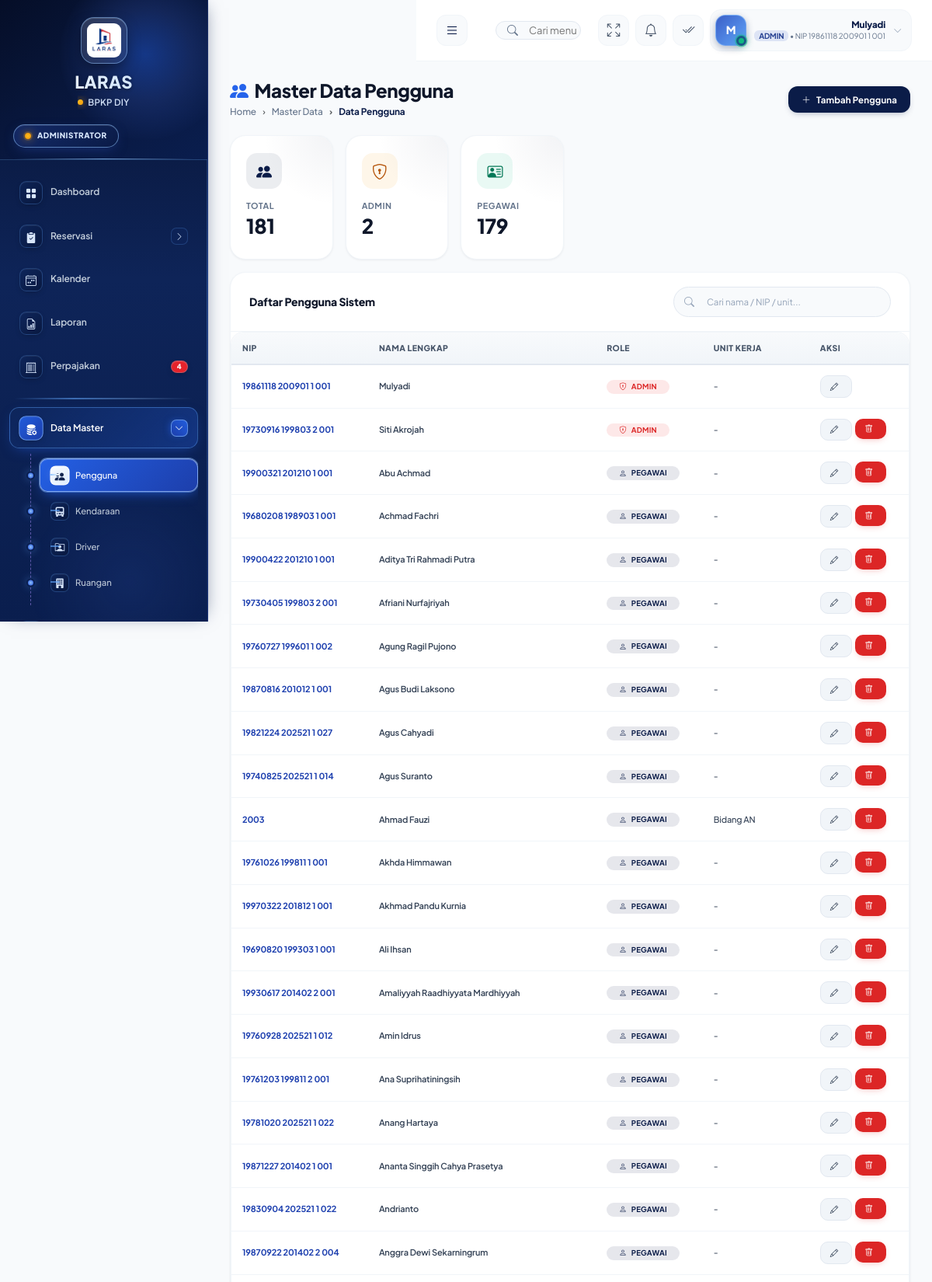
Page /master/users.php (signed in, upper part) on the committed database.
### tables this page shows
CREATE TABLE `users` (
  `id` int NOT NULL,
  `nip` varchar(50) NOT NULL,
  `nama_lengkap` varchar(150) NOT NULL,
  `password` varchar(255) NOT NULL,
  `unit_kerja` varchar(100) DEFAULT NULL,
  `no_hp` varchar(20) DEFAULT NULL,
  `role` enum('admin','pegawai') NOT NULL DEFAULT 'pegawai',
  `created_at` timestamp NULL DEFAULT CURRENT_TIMESTAMP,
  `updated_at` timestamp NULL DEFAULT CURRENT_TIMESTAMP ON UPDATE CURRENT_TIMESTAMP
);

### config.php (called while the page is built, shortened)
<?php
function base_url($path = '') {
    $b = rtrim(BASE_URL, '/') . '/';
    $p = ltrim((string)$path, '/');
    $full = $b . $p;
    $full = preg_replace('#(?<!:)(/)/+#', '$1', $full);
    $full = preg_replace('#(/[^/]+/)\1+#', '$1', $full);
    return $full;
}
function is_logged_in() {
    return isset($_SESSION['user_id']);
}
function current_user() {
    return [
        'id' => $_SESSION['user_id'] ?? 0,
        'nip' => $_SESSION['user_nip'] ?? '',
        'nama' => $_SESSION['user_nama'] ?? 'Pengguna',
        'role' => $_SESSION['user_role'] ?? 'pegawai',
        'unit_kerja' => $_SESSION['user_unit'] ?? null
    ];
}
function sanitize($data) {
    if ($data === null) {
        return '';
    }
    return htmlspecialchars(trim((string)$data), ENT_QUOTES, 'UTF-8');
}

### db.php (called while the page is built, shortened)
<?php
require_once __DIR__ . '/config.php';
class Database {
    private $host = DB_HOST;
    private $user = DB_USER;
    private $pass = DB_PASS;
    private $name = DB_NAME;
    private $conn;
    private static $instance = null;
    public function __construct() {
        try {
            $dsn = "mysql:host={$this->host};dbname={$this->name};charset=utf8mb4";
            $this->conn = new PDO($dsn, $this->user, $this->pass, [
                PDO::ATTR_ERRMODE => PDO::ERRMODE_EXCEPTION,
                PDO::ATTR_DEFAULT_FETCH_MODE => PDO::FETCH_ASSOC,
                PDO::ATTR_EMULATE_PREPARES => false
            ]);
        } catch (PDOException $e) {
            die('Koneksi database gagal: ' . $e->getMessage());
        }
    }
    public static function getInstance() {
        if (self::$instance === null) {
            self::$instance = new self();
        }
        return self::$instance;
    }
    public function query($sql, $params = []) {
        $stmt = $this->conn->prepare($sql);
        $stmt->execute($params);
        return $stmt;
    }
    public function fetchAll($sql, $params = []) {
        return $this->query($sql, $params)->fetchAll();
    }
    public function fetchOne($sql, $params = []) {
        $result = $this->fetchAll($sql, $params);
        return $result ? $result[0] : null;
    }
    public function count($table, $where = '1=1', $params = []) {
        $sql = "SELECT COUNT(*) as total FROM {$table} WHERE {$where}";
        $result = $this->fetchOne($sql, $params);
        return (int) ($result['total'] ?? 0);
    }
}
function db() {
    return Database::getInstance();
}

### master/users.php (the view, shortened to what this page needs)
<?php
require_once __DIR__ . '/../partials/header.php';
$search = sanitize($_GET['search'] ?? '');
$where = '1=1'; $p = [];
$users = db()->fetchAll("SELECT * FROM users WHERE {$where} ORDER BY role, nama_lengkap", $p);
$jmlAdmin = db()->count('users', "role = 'admin'");
$jmlPegawai = db()->count('users', "role = 'pegawai'");
?>
<div class="page-header d-flex flex-wrap align-items-center justify-content-between" style="gap:12px">
    <div>
        <h4><i class="bi bi-people-fill me-2" style="color:#2563eb"></i>Master Data Pengguna</h4>
        <nav class="breadcrumb">
            <a class="breadcrumb-item" href="<?= base_url('dashboard.php') ?>">Home</a>
            <a class="breadcrumb-item" href="#">Master Data</a>
            <span class="breadcrumb-item active">Data Pengguna</span>
        </nav>
    </div>
    <button class="btn btn-primary" data-bs-toggle="modal" data-bs-target="#tambahModal">
        <i class="bi bi-plus-lg"></i> Tambah Pengguna
    </button>
</div>
<div class="row g-3 mb-3">
    <div class="col-md-2 col-6"><div class="stat-card"><div class="stat-icon blue"><i class="bi bi-people-fill"></i></div><div class="stat-label">Total</div><div class="stat-value"><?= count($users) ?></div></div></div>
    <div class="col-md-2 col-6"><div class="stat-card"><div class="stat-icon amber"><i class="bi bi-shield-lock"></i></div><div class="stat-label">Admin</div><div class="stat-value"><?= $jmlAdmin ?></div></div></div>
    <div class="col-md-2 col-6"><div class="stat-card"><div class="stat-icon green"><i class="bi bi-person-vcard"></i></div><div class="stat-label">Pegawai</div><div class="stat-value"><?= $jmlPegawai ?></div></div></div>
</div>
<div class="card">
    <div class="card-header flex-wrap gap-2">
        <h6 class="card-title">Daftar Pengguna Sistem</h6>
        <form method="GET" action="<?= base_url('master/users.php') ?>" class="search-wrapper" style="width:280px">
            <input type="text" class="form-control search-input" name="search" placeholder="Cari nama / NIP / unit..." value="<?= $search ?>">
        </form>
    </div>
    <div class="card-body p-0">
        <div class="table-responsive">
            <table class="table table-sm mb-0">
                <thead>
                    <tr><th>NIP</th><th>Nama Lengkap</th><th>Role</th><th>Unit Kerja</th><th>Aksi</th></tr>
                </thead>
                <tbody>
                    <?php foreach ($users as $u): ?>
                    <tr>
                        <td style="font-weight:700;color:#1e40af;font-size:11px"><?= $u['nip'] ?></td>
                        <td style="font-weight:600;font-size:11px"><?= $u['nama_lengkap'] ?></td>
                        <td>
                            <?php if ($u['role'] === 'admin'): ?>
                                <span class="badge bg-danger rounded-pill px-3 py-1" style="font-size:9.5px"><i class="bi bi-shield-lock me-1"></i> ADMIN</span>
                            <?php else: ?>
                                <span class="badge bg-primary rounded-pill px-3 py-1" style="font-size:9.5px"><i class="bi bi-person me-1"></i> PEGAWAI</span>
                            <?php endif; ?>
                        </td>
                        <td style="font-size:11px"><?= $u['unit_kerja'] ?: '-' ?></td>
                        <td>
                            <div class="d-flex gap-1">
                                <button class="btn btn-sm btn-secondary" onclick="editUser(<?= $u['id'] ?>, '<?= sanitize($u['nip']) ?>', '<?= sanitize($u['nama_lengkap']) ?>', '<?= sanitize($u['role']) ?>', '<?= sanitize($u['unit_kerja']) ?>')"><i class="bi bi-pencil"></i></button>
                                <?php if ($u['id'] != $user['id']): ?>
                                <form method="POST" action="<?= base_url('master/users.php') ?>" onsubmit="return confirm('Yakin hapus pengguna ini?')" style="display:inline">
                                    <button class="btn btn-sm btn-danger"><i class="bi bi-trash"></i></button>
                                </form>
                                <?php endif; ?>
                            </div>
                        </td>
                    </tr>
                    <?php endforeach; ?>
                </tbody>
            </table>
        </div>
    </div>
</div>
<?php require_once __DIR__ . '/../partials/footer.php' ?>

### rows in the picture
users: nip "19861118 200901 1 001", nama_lengkap "Mulyadi", role "admin" (drawn), unit_kerja "-"
users: nip "19730916 199803 2 001", nama_lengkap "Siti Akrojah", role "admin" (drawn), unit_kerja "-"
users: nip "19900321 201210 1 001", nama_lengkap "Abu Achmad", role "pegawai" (drawn), unit_kerja "-"
users: nip "19680208 198903 1 001", nama_lengkap "Achmad Fachri", role "pegawai" (drawn), unit_kerja "-"
users: nip "19900422 201210 1 001", nama_lengkap "Aditya Tri Rahmadi Putra", role "pegawai" (drawn), unit_kerja "-"
users: nip "19730405 199803 2 001", nama_lengkap "Afriani Nurfajriyah", role "pegawai" (drawn), unit_kerja "-"
users: nip "19760727 199601 1 002", nama_lengkap "Agung Ragil Pujono", role "pegawai" (drawn), unit_kerja "-"
users: nip "19870816 201012 1 001", nama_lengkap "Agus Budi Laksono", role "pegawai" (drawn), unit_kerja "-"
users: nip "19821224 202521 1 027", nama_lengkap "Agus Cahyadi", role "pegawai" (drawn), unit_kerja "-"
users: nip "19740825 202521 1 014", nama_lengkap "Agus Suranto", role "pegawai" (drawn), unit_kerja "-"
users: nip "2003", nama_lengkap "Ahmad Fauzi", role "pegawai" (drawn), unit_kerja "Bidang AN"
users: nip "19761026 199811 1 001", nama_lengkap "Akhda Himmawan", role "pegawai" (drawn), unit_kerja "-"
users: nip "19970322 201812 1 001", nama_lengkap "Akhmad Pandu Kurnia", role "pegawai" (drawn), unit_kerja "-"
users: nip "19690820 199303 1 001", nama_lengkap "Ali Ihsan", role "pegawai" (drawn), unit_kerja "-"
users: nip "19930617 201402 2 001", nama_lengkap "Amaliyyah Raadhiyyata Mardhiyyah", role "pegawai" (drawn), unit_kerja "-"
users: nip "19760928 202521 1 012", nama_lengkap "Amin Idrus", role "pegawai" (drawn), unit_kerja "-"
users: nip "19761203 199811 2 001", nama_lengkap "Ana Suprihatiningsih", role "pegawai" (drawn), unit_kerja "-"
users: nip "19781020 202521 1 022", nama_lengkap "Anang Hartaya", role "pegawai" (drawn), unit_kerja "-"
users: nip "19871227 201402 1 001", nama_lengkap "Ananta Singgih Cahya Prasetya", role "pegawai" (drawn), unit_kerja "-"
users: nip "19830904 202521 1 022", nama_lengkap "Andrianto", role "pegawai" (drawn), unit_kerja "-"
users: nip "19870922 201402 2 004", nama_lengkap "Anggra Dewi Sekarningrum", role "pegawai" (drawn), unit_kerja "-"

### other values in the picture
APP_NAME "LARAS"
APP_INSTANSI_SHORT "BPKP DIY"
$count_pajak_alert "4"
$c[2] "Pengguna"
$c[2] "Kendaraan"
$c[2] "Driver"
$c[2] "Ruangan"
substr($user['nama'] ?? 'U', 0, 1) "M"
$user['nama'] "Mulyadi"
$user['role'] "ADMIN"
$user['nip'] "19861118 200901 1 001"
count($users) "181"
$jmlAdmin "2"
$jmlPegawai "179"
